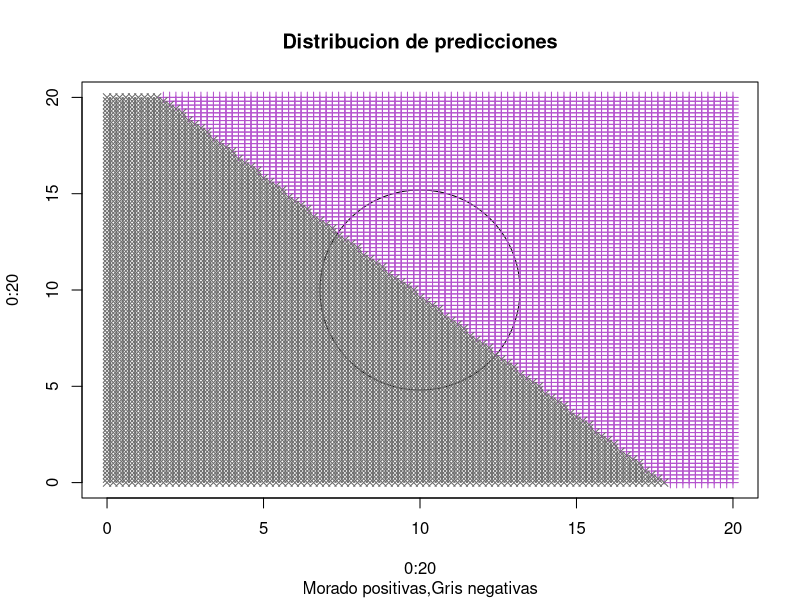

Reproduce this figure in R.


dd = read.table("resultados/10000-Puntos/Resultados_Nosotros.txt") 

attach(dd)
names(dd)
plot(0:20,0:20,type = "n",main="Distribucion de predicciones",sub="Morado positivas,Gris negativas")
symbols(10,10,7,add=TRUE)
points(dd[ dd$V3 == "1" ,]$V1,dd[ dd$V3 == "1" ,]$V2,col="mediumorchid3",pch=3)
points(dd[ dd$V3 == "0" ,]$V1,dd[ dd$V3 == "0" ,]$V2,col="dimgray",pch=4)
